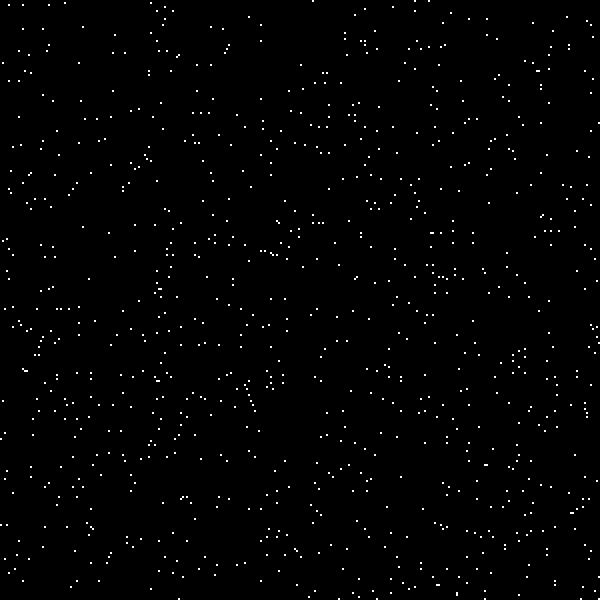
Frame 1 (no input)
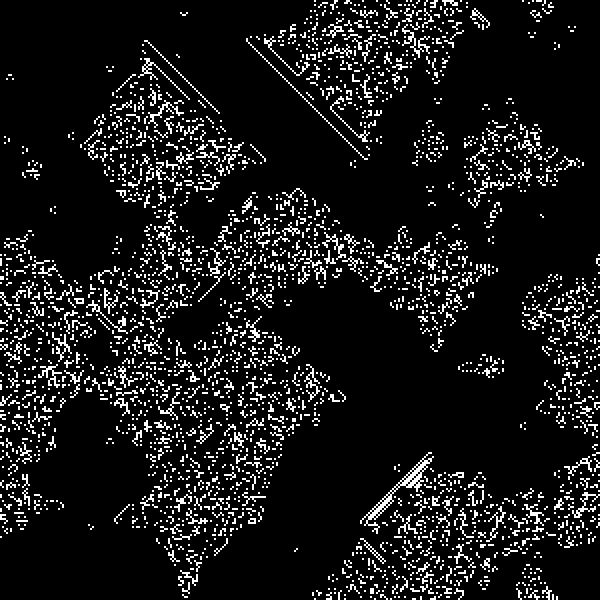
Frame 60 (the mouse pressed at the canvas centre just before this capture)
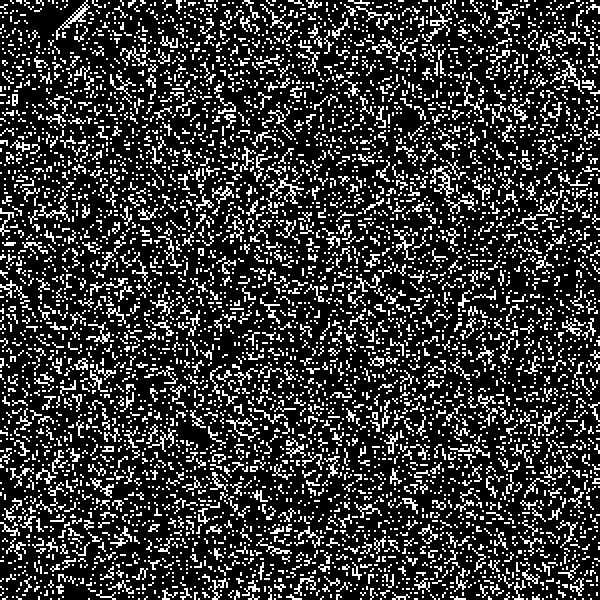
Frame 120 (the mouse held since frame 60 and released just before this capture)

The Processing sketch that drew these frames (run headless with seeded random() and noise(); from frame 60 on, the mouse is pressed at the canvas centre):

// Processing sketch: SeedsCA
// ── SeedsCA.pde
int[][]grid;
int gridw=300;
int gridh=300;
void setup() {
  size(600, 600);
  grid=new int[gridw][gridh];
  for (int x=0; x<gridw; x++) {
    for (int y=0; y<gridh; y++) {
      grid[x][y]=random(100)<1?ON:OFF;
    }
  }
}
int OFF=0;
int ON=2;
void draw() {
  background(255);
  for (int x=0; x<gridw; x++) {
    for (int y=0; y<gridh; y++) {
      int i=grid[x][y];
      if (i==OFF)fill(0);
      if (i==ON)fill(255);
      noStroke();
      rect(x*width/gridw, y*height/gridw, width/gridw, height/gridh);
    }
  }
  update();
}
int cell(int x, int y) {
  while (x<0)x+=gridw;
  while (y<0)y+=gridh;
  while (x>=gridw)x-=gridw;
  while (y>=gridh)y-=gridh;
  return grid[x][y];
}
void update() {
  int[][]newgrid=new int[gridw][gridh];
  for (int x=0; x<gridw; x++) {
    for (int y=0; y<gridh; y++) {
      //In each time step, a cell turns on or is "born" if
      //it was off or "dead" but had exactly two neighbors
      //that were on; all other cells turn off.
      if(grid[x][y]==OFF){
        int n=0;
        if(cell(x-1,y)==ON)n++;
        if(cell(x+1,y)==ON)n++;
        if(cell(x,y-1)==ON)n++;
        if(cell(x,y+1)==ON)n++;
        if(cell(x-1,y-1)==ON)n++;
        if(cell(x-1,y+1)==ON)n++;
        if(cell(x+1,y-1)==ON)n++;
        if(cell(x+1,y+1)==ON)n++;
        if(n==2)newgrid[x][y]=ON;
        else newgrid[x][y]=OFF;
      }else{
        newgrid[x][y]=OFF;
      }
    }
  }
  grid=newgrid;
}
